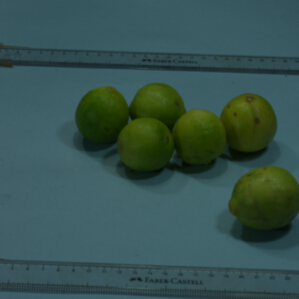
#> input picture lemons.jpeg, 299 x 299 px
$ python find_lemons.py
#> lines starting #> are read from the running program, lines starting #| are printed output that depends on the picture; after the words box and inside, x2 and y2 are one past the last pixel; in counts of white or black regions, pixels touching at a corner belong together
import cv2
import numpy as np

img = cv2.imread('lemons.jpeg')
#> img is the input picture: shape (299, 299, 3); mean B, G, R 78.6, 82.5, 54.2
img1 = cv2.cvtColor(img,cv2.COLOR_BGR2GRAY)
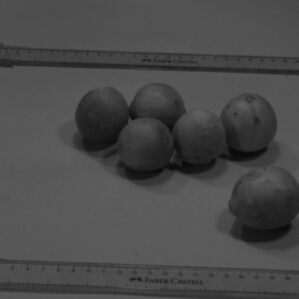
#> img1: shape (299, 299); min 7, max 100, mean 73.6
img1 = cv2.medianBlur(img1,1)
# cv2.imshow("Blur",img1)
# cimg = cv2.cvtColor(img,cv2.COLOR_GRAY2BGR)

circles=cv2.HoughCircles(img1,cv2.HOUGH_GRADIENT,1, 30, np.array([]), 80, 20, 3, 50)
#> circles = [[145.5, 144.5, 27.7], [246.5, 122.5, 29.9], [102.5, 115.5, 27.5], [157.5, 109.5, 27], [198.5, 136.5, 26.8], [266.5, 202.5, 37.1]]

circles = np.uint16(np.around(circles))
#> circles = [[146, 144, 28], [246, 122, 30], [102, 116, 28], [158, 110, 27], [198, 136, 27], [266, 202, 37]]
for i in circles[0,:]:

    cv2.circle(img,(i[0],i[1]),i[2],(0,255,0),2)
#> this loop made 6 passes
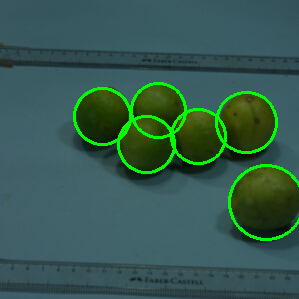
#> img: shape (299, 299, 3); 3.49% of pixels changed, all inside (x1, y1, x2, y2) = (73, 82, 299, 241)

font = cv2.FONT_HERSHEY_SIMPLEX
#> font = 0
cv2.putText(img,str(circles.shape[1])+' lemons detected',(10,50), font, 0.8,(255,255,255),2,cv2.LINE_AA)
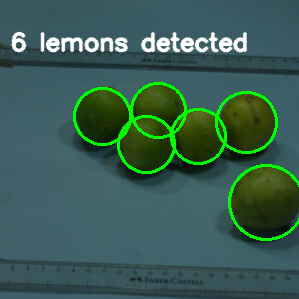
#> img: shape (299, 299, 3); 3.22% of pixels changed, all inside (x1, y1, x2, y2) = (11, 31, 248, 53)
cv2.imshow('detected lemons',img)
cv2.waitKey(0)
cv2.destroyAllWindows()
